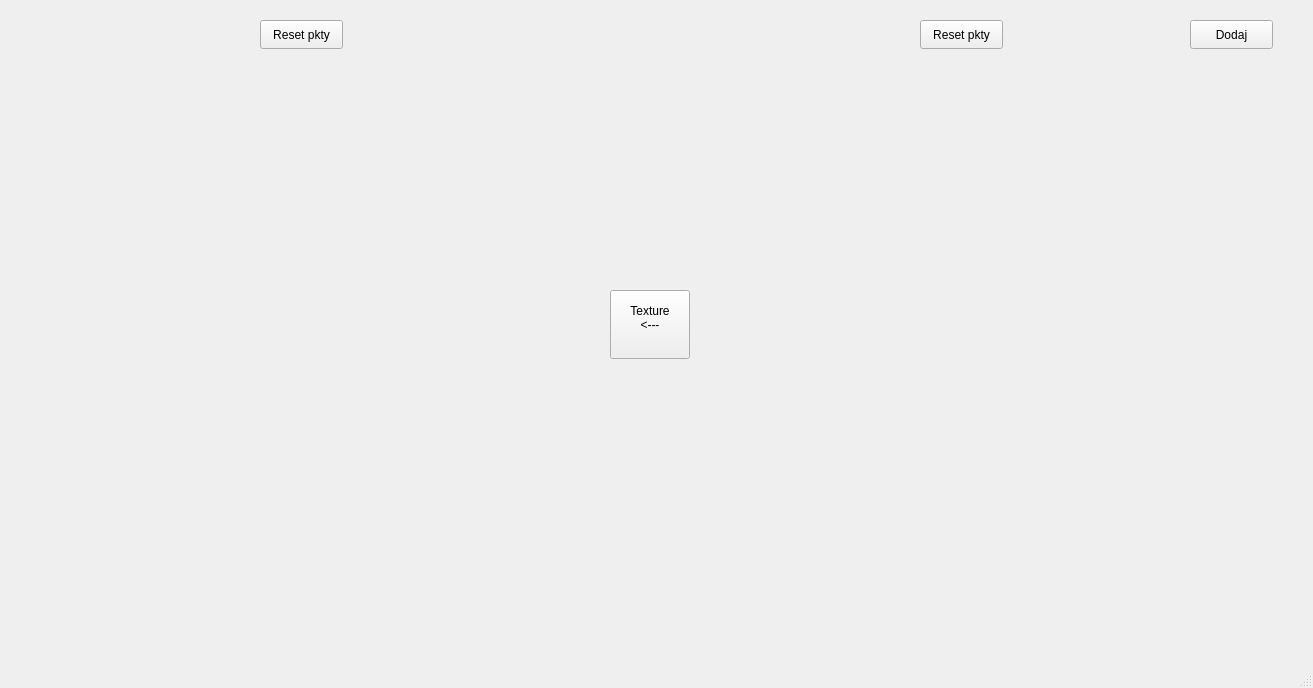
<?xml version="1.0" encoding="UTF-8"?>
<ui version="4.0">
 <class>MainWindow</class>
 <widget class="QMainWindow" name="MainWindow">
  <property name="geometry">
   <rect>
    <x>0</x>
    <y>0</y>
    <width>1313</width>
    <height>688</height>
   </rect>
  </property>
  <property name="windowTitle">
   <string>MainWindow</string>
  </property>
  <widget class="QWidget" name="centralwidget">
   <widget class="Ekran" name="ekran" native="true">
    <property name="geometry">
     <rect>
      <x>30</x>
      <y>70</y>
      <width>581</width>
      <height>521</height>
     </rect>
    </property>
   </widget>
   <widget class="QPushButton" name="pushButton">
    <property name="geometry">
     <rect>
      <x>1190</x>
      <y>20</y>
      <width>83</width>
      <height>29</height>
     </rect>
    </property>
    <property name="text">
     <string>Dodaj</string>
    </property>
   </widget>
   <widget class="QPushButton" name="pusty_reset">
    <property name="geometry">
     <rect>
      <x>260</x>
      <y>20</y>
      <width>83</width>
      <height>29</height>
     </rect>
    </property>
    <property name="text">
     <string>Reset pkty</string>
    </property>
   </widget>
   <widget class="QPushButton" name="tekstura_reset">
    <property name="geometry">
     <rect>
      <x>920</x>
      <y>20</y>
      <width>83</width>
      <height>29</height>
     </rect>
    </property>
    <property name="text">
     <string>Reset pkty</string>
    </property>
   </widget>
   <widget class="QPushButton" name="rob">
    <property name="geometry">
     <rect>
      <x>610</x>
      <y>290</y>
      <width>80</width>
      <height>69</height>
     </rect>
    </property>
    <property name="text">
     <string>Texture
&lt;---
</string>
    </property>
   </widget>
   <widget class="Ekran" name="tekstura" native="true">
    <property name="geometry">
     <rect>
      <x>700</x>
      <y>70</y>
      <width>581</width>
      <height>521</height>
     </rect>
    </property>
   </widget>
  </widget>
  <widget class="QMenuBar" name="menubar">
   <property name="geometry">
    <rect>
     <x>0</x>
     <y>0</y>
     <width>1313</width>
     <height>25</height>
    </rect>
   </property>
  </widget>
  <widget class="QStatusBar" name="statusbar"/>
 </widget>
 <customwidgets>
  <customwidget>
   <class>Ekran</class>
   <extends>QWidget</extends>
   <header location="global">ekran.h</header>
   <container>1</container>
  </customwidget>
 </customwidgets>
 <resources/>
 <connections/>
</ui>
